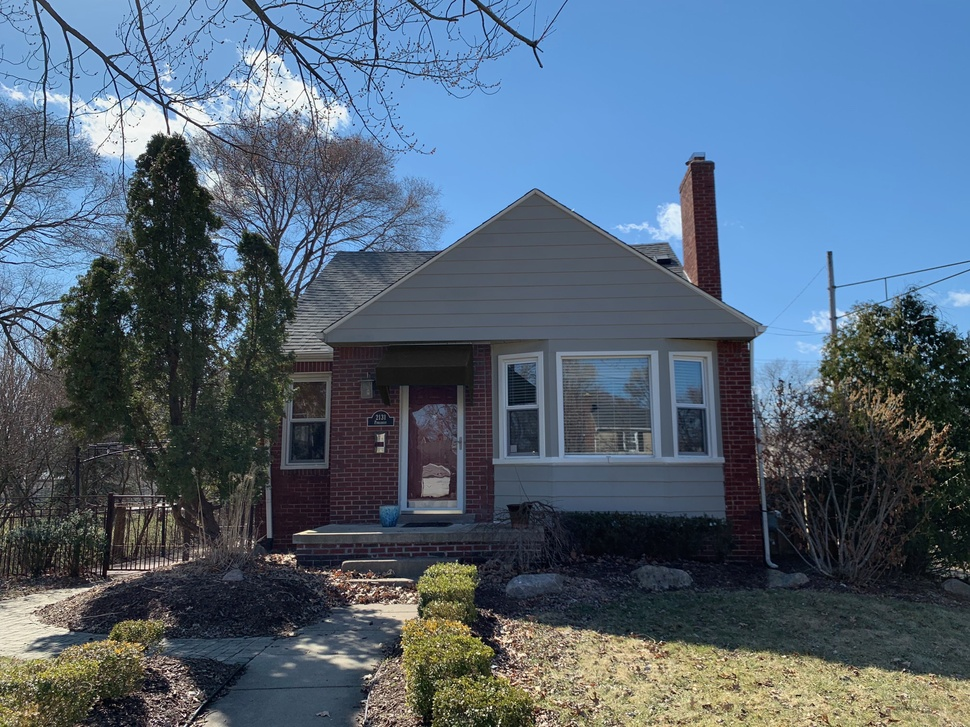
#> input picture assets/images/house_gray.jpg, 970 x 727 px, shrunk from 4032 x 3024 before the run, found by its file name
$ python 05_ocv_image_math_logic_operation.py
#> lines starting #> are read from the running program, lines starting #| are printed output that depends on the picture; after the words box and inside, x2 and y2 are one past the last pixel; in counts of white or black regions, pixels touching at a corner belong together
import cv2
import numpy as np


img1 = cv2.imread('/Users/rmaffesoli/Documents/personal/openCV/house_gray.jpg', cv2.IMREAD_COLOR)
#> img1 is the input picture: shape (727, 970, 3); mean B, G, R 117.9, 100.4, 83
img2 = cv2.imread('/Users/rmaffesoli/Documents/personal/openCV/cup.jpg', cv2.IMREAD_COLOR)
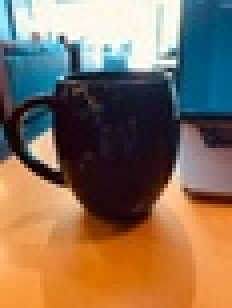
#> input picture assets/images/cup.jpg, 58 x 77 px, shrunk from 240 x 320 before the run, found by its file name (shown 4 times larger)
#> img2 is the input picture: shape (77, 58, 3); mean B, G, R 90.9, 111.7, 135.1

# [5 lines of commented-out code are left out]

rows, cols, channels = img2.shape
#> rows = 77; cols = 58; channels = 3
roi = img2[0:rows, 0:cols]

img2gray = cv2.cvtColor(img2, cv2.COLOR_BGR2GRAY)
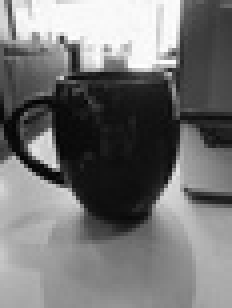
#> img2gray: shape (77, 58) (shown 4 times larger); min 3, max 254, mean 116.3
ret, mask = cv2.threshold(img2gray, 220, 255, cv2.THRESH_BINARY_INV)
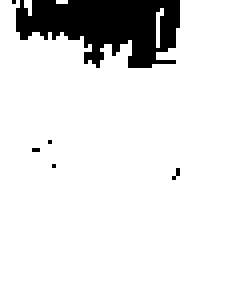
#> mask: shape (77, 58) (shown 4 times larger); 89.3% white; 6 black regions (5 under 20 px), largest, box (x1, y1, x2, y2) and area: (4, 0, 45, 17) 468

mask_inv = cv2.bitwise_not(mask)

img1_bg = cv2.bitwise_and(roi, roi, mask=mask_inv)
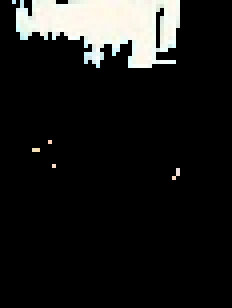
#> img1_bg: shape (77, 58, 3) (shown 4 times larger); mean B, G, R 25.3, 26.4, 26.1
img2_fg = cv2.bitwise_and(img2, img2, mask=mask)
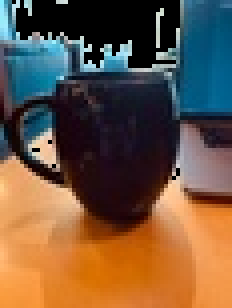
#> img2_fg: shape (77, 58, 3) (shown 4 times larger); mean B, G, R 65.6, 85.3, 109

dst = cv2.add(img1_bg, img2_fg)
img1[0:rows, 0:cols] = dst
cv2.imshow('res', img1)
# cv2.imshow('mask', mask)

cv2.waitKey(0)
cv2.destroyAllWindows()
